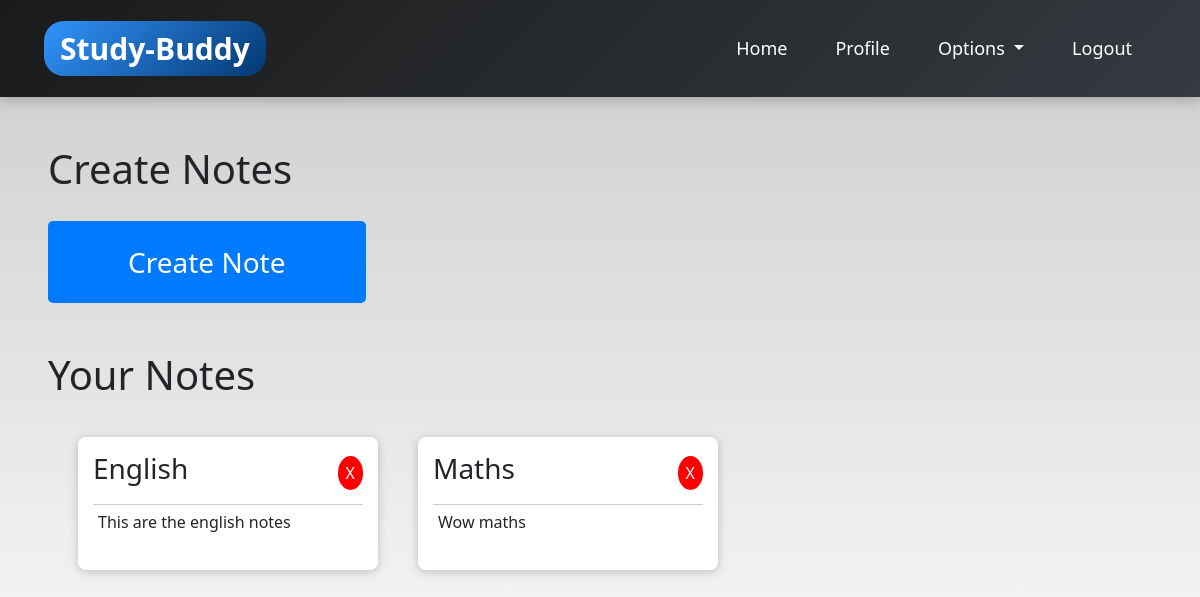
Screenshot of /notes/ (signed in) with the database file from the repository.
### dashboard/models.py (models this page shows, shortened)
class Notes(models.Model):
    user = models.ForeignKey(User, on_delete=models.CASCADE)
    title = models.CharField(max_length=200)
    description = models.TextField()

### dashboard/views.py (the view)
# urls.py: path('notes/', views.createNotes, name='notes'),
def createNotes(request):
    notes = Notes.objects.filter(user = request.user)
    context = {"notes":notes}
    if request.method == "POST":
        title = request.POST.get('title')
        desc = request.POST.get('description')
        if title and desc:
            note = Notes(user=request.user, title=title, description=desc)
            note.save()
    return render(request, 'dashboard/createnotes.html', context)

### dashboard/templates/dashboard/createnotes.html (shortened to what this page needs)
{% extends "dashboard/base.html" %}
{% block content %}
{% load static %}
<div id="contentWrapper" class="px-5 mt-5">
    <h1>Create Notes</h1>
    <button class="create-btn" onclick="openModal()">Create Note</button>
</div>
<div id="contentWrapper" class="px-5 mt-5">
    <h1>Your Notes</h1>
    <div class="notes-container">
        {% if notes %}
            {% for note in notes %}
            <div class="note-card">
                <div class="note-header">
                    <h3>{{ note.title }}</h3>
                    <a href={% url "delete_note" note.id %}><button class="delete-btn">X</button></a>
                </div>
                <div class="note-description">
                    <p>{{ note.description }}</p>
                </div>
            </div>
            {% endfor %}
        {% else %}
            <h4>No notes available. Create a new note to get started!</h4>
        {% endif %}
    </div>
</div>
{% endblock content %}

### dashboard/static/css/main.css (style rules this page uses)
html { scroll-behavior: smooth; height: 100%; width: 100%; }
a { text-decoration: none !important; color: black; }
html, body { max-width: 100%; overflow-x: hidden; height: 100%; width: 100%; }
body { background: linear-gradient(rgba(0, 0, 0, 0.2), rgba(255, 255, 255, 0.5)); overflow-x: hidden; background-repeat: no-repeat; }

### dashboard/templates/dashboard/createnotes.html (style rules this page uses)
.create-btn { background: #007bff; color: white; font-size: 28px; padding: 20px 80px; border: none; border-radius: 5px; cursor: pointer; margin-top: 20px; }
.notes-container { display: grid; grid-template-columns: repeat(4, 1fr); gap: 20px; padding: 20px; }
.note-card { background: white; padding: 15px; border-radius: 8px; box-shadow: 0 2px 10px rgba(0, 0, 0, 0.2); width: 300px; margin: 10px; display: flex; flex-direction: column; }
.note-header { display: flex; justify-content: space-between; align-items: center; }
.delete-btn { background: red; color: white; border: none; padding: 5px 8px; border-radius: 50%; cursor: pointer; }
.note-description { max-height: 100px; overflow-y: auto; margin-top: 10px; padding: 5px; border-top: 1px solid #ccc; }

### rows the page displays
Notes: title "English", description "This are the english notes"
Notes: title "Maths", description "Wow maths"
